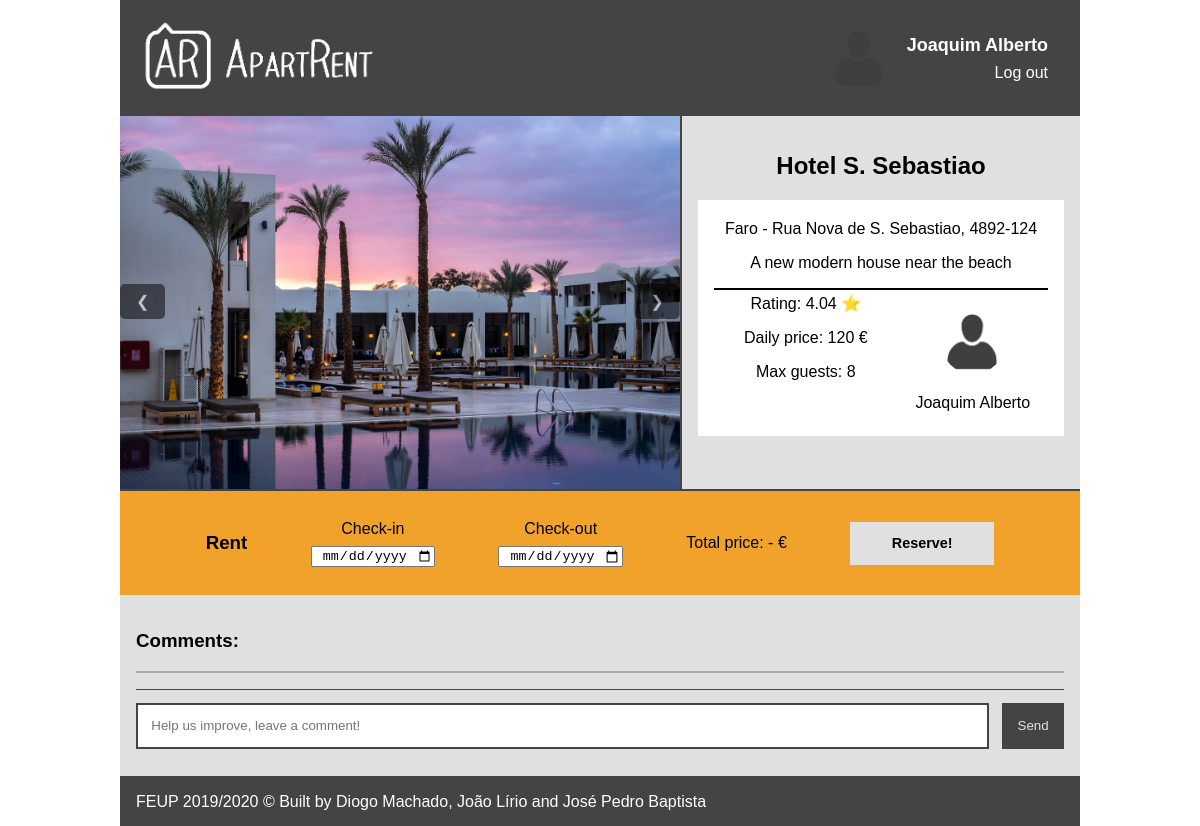
The page /pages/apartment.php?id=2 (signed in) on the database its author committed.
### tables this page shows
CREATE TABLE "Apartment-Photo" (idApartment INTEGER REFERENCES Apartment (id), idPhoto INTEGER REFERENCES Photo (idPhoto) UNIQUE, PRIMARY KEY (idApartment, idPhoto));

CREATE TABLE Apartment (id INTEGER PRIMARY KEY AUTOINCREMENT, address VARCHAR NOT NULL, postal_code CHAR (8) NOT NULL, daily_price REAL NOT NULL, description TEXT, owner INTEGER REFERENCES User (idUser), locale TEXT NOT NULL, listing_name TEXT NOT NULL, n_guests INTEGER NOT NULL CONSTRAINT "Number Guests" CHECK (n_guests > 0), n_ratings INTEGER DEFAULT (0) NOT NULL CONSTRAINT "Number Ratings" CHECK (n_ratings >= 0), average_rating DOUBLE CONSTRAINT "Average Rating Limits" CHECK (0.0 <= average_rating <= 5.0), CHECK (daily_price > 0), CHECK (postal_code LIKE '____-___'));

CREATE TABLE User (username VARCHAR NOT NULL, password VARCHAR NOT NULL, name VARCHAR NOT NULL, email TEXT CONSTRAINT "@sign" CHECK (email LIKE '%@%') UNIQUE NOT NULL, description TEXT, idUser INTEGER PRIMARY KEY AUTOINCREMENT);

### pages/apartment.php (called while the page is built, shortened)
<?php
    include_once('../templates/header.php');
    include_once('../templates/apartment.php');
    include_once('../templates/footer.php');
?>

### database/photo.php (called while the page is built, shortened)
<?php
    function getApartmentPhotos($idApartment)
 {
        global $db;
        $stmt = $db->prepare('SELECT idPhoto
                              FROM [Apartment-Photo]
                              WHERE idApartment = :idWantedApartment');
        $stmt->bindParam(":idWantedApartment", $idApartment, PDO::PARAM_INT);
        $stmt->execute();
        return $stmt->fetchAll();
    }
    function getPhotoPath($photoID)
 {
        return '../uploadedImages/'.$photoID.'.jpg';
    }
    function getPhotoPathUser($userID)
 {
        global $db;
        $stmt = $db->prepare('SELECT idPhoto
                              FROM [User-Photo]
                              WHERE idUser = :uid');
        $stmt->bindParam(':uid', $userID, PDO::PARAM_INT);
        $stmt->execute();
        $photoID = $stmt->fetch();
        return getPhotoPath($photoID['idPhoto']);
    }
?>

### database/db_apartRent.php (called while the page is built, shortened)
<?php
    function getApartmentByID($id) {
        global $db;
        $stmt = $db->prepare('SELECT *
                              FROM Apartment
                              WHERE id = :id');
        $stmt->bindParam(":id", $id, PDO::PARAM_INT);
        $stmt->execute();
        return $stmt->fetch();
    }
    function getOwnerByID($id) {
        global $db;
        $stmt = $db->prepare('SELECT *
                              FROM User
                              Where idUser = :id');
        $stmt->bindParam(":id", $id, PDO::PARAM_INT);
        $stmt->execute();
        return $stmt->fetch();
    }
?>

### templates/apartment.php (the view, shortened to what this page needs)
<?php
include_once('../includes/init.php');
$id = $_GET['id'];
include_once('../database/db_apartRent.php');
include_once('../database/photo.php');
$apartment = getApartmentByID($id);
$apartment_images = getApartmentPhotos($id);
$apartment_ownerID = $apartment['owner'];
$apartment_name = $apartment['listing_name'];
$apartment_daily_price = $apartment['daily_price'];
$apartment_adress = $apartment['address'];
$apartment_postalcode = $apartment['postal_code'];
$apartment_locale = $apartment['locale'];
$apartment_description = $apartment['description'];
$apartment_rating = $apartment['average_rating'];
$apartment_max = $apartment['n_guests'];
$owner_name = getOwnerByID($apartment_ownerID)['name'];
$owner_photo = getPhotoPathUser($apartment_ownerID);
?>
<div class="apartment_container">
    <div class="first_row">
        <div class="images">
            <?php foreach ($apartment_images as $photo) { ?>
                <img class="mySlides" src=" <?php echo getPhotoPath($photo['idPhoto']) ?> ">
            <?php } ?>
            <button class="leftButton" onclick="plusDivs(-1)">&#10094;</button>
            <button class="rightButton" onclick="plusDivs(1)">&#10095;</button>
        </div>
        <div class="apartmentInfos">
            <h2> <?php echo $apartment_name ?> </h2>
            <div class="infos">
                <div class="mainInfos">
                    <p> <?php echo $apartment_locale . ' - ' . $apartment_adress . ', ' . $apartment_postalcode ?> </p>
                    <p> <?php echo $apartment_description ?> </p>
                </div>
                <div class="otherInfos">
                    <div>
                        <p class="rate"> <?php echo 'Rating: ' . $apartment_rating ?> </p>
                        <p class="price">
                            <span>Daily price:</span>
                            <span id="priceNum"> <?php echo $apartment_daily_price ?> </span>
                            <span>€</span>
                        </p>
                        <p class="guests"> <?php echo 'Max guests: ' . $apartment_max ?> </p>
                    </div>
                    <div class="owner">
                        <img src=" <?php echo $owner_photo ?> ">
                        <p> <?php echo $owner_name ?> </p>
                    </div>
                </div>
            </div>
        </div>
    </div>
    <div class="rent" id="rent">
        <div>
            <h3> Rent </h3>
        </div>
        <div class="checkin">
            <label>Check-in</label>
            <input class="rentalDate" type="date" onchange="updatePrice()" name="checkIn">
        </div>
        <div class="checkout">
            <label>Check-out</label>
            <input class="rentalDate" type="date" onchange="updatePrice()" name="checkOut">
        </div>
        <div id="price">
            <p>
                <span>Total price:</span>
                <span id="rentalCalc">-</span>
                <span>€</span>
            </p>
        </div>
        <div>
            <input id="reserve-button" name="submit" type="submit" value="Reserve!">
        </div>
    </div>
</div>
<div class="comment-section">
    <h3>Comments:</h3>
    <div id="comments"></div>
    <form id="comment-box">
        <input id="message" type="text" placeholder="Help us improve, leave a comment!">
        <input id="button" type="submit" value="Send">
    </form>
</div>

### css/style.css (style rules this page uses)
body { font-family: 'Trebuchet MS', sans-serif; }
.first_row { border-bottom: 2px solid #444444; }
.images { background-color: #E0E0E0; border-right: 2px solid #444444; }
.leftButton { background-color: #000; opacity: 0.5; color: #fff; font-size: 16px; padding: 8px 16px; border: none; border-radius: 5px; }
.rightButton { transform: translate(-100%); background-color: #000; opacity: 0.5; color: #fff; font-size: 16px; padding: 8px 16px; border: none; border-radius: 5px; }
.apartmentInfos { background-color: #E0E0E0; padding: 1em; }
.infos { background-color: #fff; padding: 0.25em 1em; }
.mainInfos { border-bottom-style: solid; border-width: 1px; }
.otherInfos { border-top-style: solid; border-width: 1px; }
.otherInfos > div { padding: 0.25em; }
.otherInfos .rate:after { content: '\2B50'; }
.owner > img { border-radius: 50%; object-fit: cover; }
.rent { border-style: solid; border-color: rgb(241, 162, 42); background-color: rgb(241, 162, 42); padding: 2%; }
.checkin label, .checkout label { margin-bottom: 0.5em; }
.rent #reserve-button { background-color: #E0E0E0; color: #000; border: none; font-weight: bold; font-size: 90%; width: 10em; height: 3em; padding: 0; }
.comment-section { padding: 1em; background-color: #E0E0E0; }
#comments { border: 0.1em solid #AAAAAA; background-color: #444444; }
#comment-box { padding: 1em auto; border-top: 1px solid #444444; }
#comment-box input { margin: 1em auto; padding: 1em; border: 2px solid #444444; background-color: #fff; color: #444444; height: auto; }
#comment-box #button { color: #E0E0E0; background-color: #444444; }
.rate { margin: auto; }

### css/form.css (style rules this page uses)
[type="date"] { text-align: center; }

### css/layout.css (style rules this page uses)
body { margin: 0 auto; width: 60em; }
.apartment_container { text-align: center; }
.first_row { display: flex; }
.images { display: flex; position: relative; }
.images > img { width: 35em; align-self: center; justify-self: center; }
.leftButton { position: absolute; top: 45%; left: 0%; }
.rightButton { position: absolute; top: 45%; left: 100%; }
.apartmentInfos { width: 100%; }
.otherInfos { margin: auto; display: grid; grid-template-columns: 55% auto; grid-template-rows: 1em auto auto auto; }
.otherInfos > div { margin: 0 auto; }
.otherInfos .rate { grid-column: 1; grid-row: 2; }
.otherInfos .price { grid-column: 1; grid-row: 3; }
.otherInfos .guests { grid-column: 1; grid-row: 4; }
.owner { grid-column: 2; grid-row: 2/4; }
.owner > img { width: 4em; height: 4em; }
.rent { display: flex; justify-content: space-evenly; align-items: center; }
.rent > div { text-align: center; }
.checkin { display: flex; flex-direction: column; }
.checkout { display: flex; flex-direction: column; }
#comments { margin-top: 0.5em; margin-bottom: 1em; }
#comment-box { display: flex; }
#comment-box input { margin: 1em auto; }
#comment-box #message { flex-grow: 1; }
#comment-box #button { margin-left: 1em; }

### rows shown on the page
apartment: listing_name "Hotel S. Sebastiao", locale "Faro", address "Rua Nova de S. Sebastiao", postal_code "4892-124", description "A new modern house near the beach", average_rating "4.04", daily_price "120", n_guests "8", owner.name "Joaquim Alberto"

### other values the page prints
$_SESSION['name'] "Joaquim Alberto"
